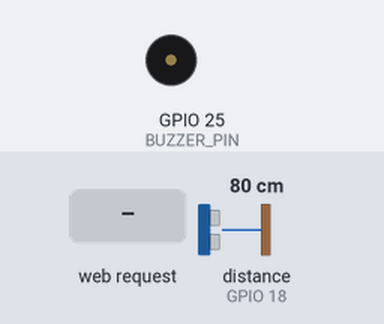
This sketch was run on a simulated ESP32. On the bench: buzzer (waves = sounding, pin HIGH). Wiring (inferred from the names in the program): ultrasonic range finder: trigger GPIO 5; echo GPIO 18. The inputs (shaded band) are chosen by the test bench; at power-on: distance to the obstacle (sensor on GPIO 18) 80 cm. The echo pulse lasts 58.3 µs per cm; WiFi joins after 1.5 s; servers stay silent unless stated; pins used as bus, display or sensor lines are not drawn; what the sketch prints to the serial monitor is not drawn.

Above: at 2.8 s.
2.9 s: distance to the obstacle (sensor on GPIO 18) set to 12 cm
4.4 s: distance to the obstacle (sensor on GPIO 18) set to 9 cm
At 4.58 s:
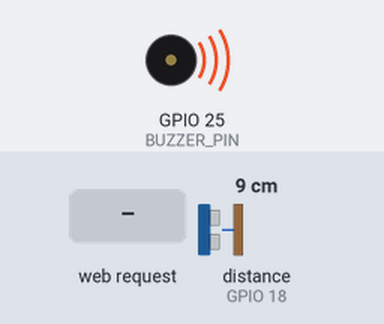
7.4 s: distance to the obstacle (sensor on GPIO 18) set to 13 cm
10.4 s: distance to the obstacle (sensor on GPIO 18) set to 18 cm
12.2 s: distance to the obstacle (sensor on GPIO 18) set to 2 cm
At 12.58 s:
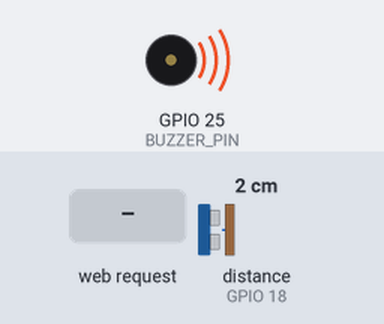
15.2 s: HTTP request GET /mute received
Timing chart, 0 to 17.7 s (numbered marks = the images above; inputs shaded):
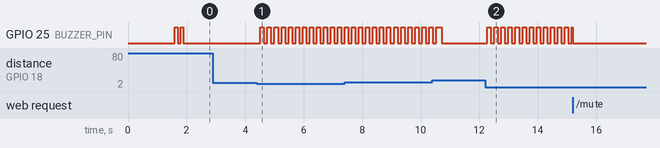

The sketch:

ESP32.ino
```cpp
#include <WiFi.h>
#include <WebServer.h>

// ── WIFI MODE ────────────────────────────────────────────────
#define WIFI_MODE 0        // 0 = AUTO(fallback), 1 = STA only, 2 = AP only

const char* STA_SSID = "YOUR_WIFI_NAME";
const char* STA_PASS = "YOUR_WIFI_PASSWORD";

const char* AP_SSID  = "ROBO_CAR";
const char* AP_PASS  = "robot1234";

const uint32_t STA_TIMEOUT_MS = 12000;

// ── BUZZER ───────────────────────────────────────────────────
#define BUZZER_PIN     25
#define BUZZER_ACTIVE   1     // 1 = active buzzer, 0 = passive buzzer
#define BUZZ_CHANNEL    0     // LEDC channel (passive buzzer only)

// Tones (Hz) — only used for a PASSIVE buzzer
#define TONE_BOOT     1800
#define TONE_ALARM    2600
#define TONE_CLEAR    1500
#define TONE_CLICK    2200

// ── Ultrasonic pins ──────────────────────────────────────────
#define TRIG_PIN  5
#define ECHO_PIN  18

// ── Obstacle thresholds (hysteresis) ─────────────────────────
#define OBST_ON_CM     10
#define OBST_OFF_CM    15
#define CLOSE_CONFIRM   2
#define CLEAR_CONFIRM   4

// ── UART2 to EDVON ───────────────────────────────────────────
#define RXD2 16
#define TXD2 17

WebServer server(80);

// ── State ────────────────────────────────────────────────────
bool     manualMode       = false;
bool     obstacleDetected = false;
bool     muted            = false;
float    distance         = 999;
String   currentAction    = "STOPPED";
String   netInfo          = "";

uint32_t lastUltraCheck = 0;
uint32_t lastKeepAlive  = 0;
uint8_t  closeCount     = 0;
uint8_t  farCount       = 0;

// ── Buzzer state (non-blocking player) ───────────────────────
uint8_t  beepsLeft  = 0;
uint16_t beepFreq   = TONE_CLICK;
uint16_t beepOnMs   = 80;
uint16_t beepOffMs  = 80;
bool     beepIsOn   = false;
uint32_t beepTimer  = 0;
bool     alarmMode  = false;   // repeat forever while true

// ============================================================
//  BUZZER — low level
// ============================================================
void buzzerOn(uint16_t freq) {
  if (muted) return;
#if BUZZER_ACTIVE
  digitalWrite(BUZZER_PIN, HIGH);          // active buzzer: just power it
#else
  #if ESP_ARDUINO_VERSION_MAJOR >= 3
    ledcWriteTone(BUZZER_PIN, freq);       // core 3.x API
  #else
    ledcWriteTone(BUZZ_CHANNEL, freq);     // core 2.x API
  #endif
#endif
}

void buzzerOff() {
#if BUZZER_ACTIVE
  digitalWrite(BUZZER_PIN, LOW);
#else
  #if ESP_ARDUINO_VERSION_MAJOR >= 3
    ledcWriteTone(BUZZER_PIN, 0);
  #else
    ledcWriteTone(BUZZ_CHANNEL, 0);
  #endif
#endif
}

void buzzerSetup() {
#if BUZZER_ACTIVE
  pinMode(BUZZER_PIN, OUTPUT);
  digitalWrite(BUZZER_PIN, LOW);
#else
  #if ESP_ARDUINO_VERSION_MAJOR >= 3
    ledcAttach(BUZZER_PIN, 2000, 8);
  #else
    ledcSetup(BUZZ_CHANNEL, 2000, 8);
    ledcAttachPin(BUZZER_PIN, BUZZ_CHANNEL);
  #endif
  buzzerOff();
#endif
}

// Queue a beep pattern. count = how many beeps (0 with alarm=true -> endless)
void beep(uint8_t count, uint16_t freq, uint16_t onMs, uint16_t offMs) {
  beepsLeft = count;
  beepFreq  = freq;
  beepOnMs  = onMs;
  beepOffMs = offMs;
  beepIsOn  = false;
  beepTimer = 0;              // fire immediately on next update
}

void stopBeeping() {
  beepsLeft = 0;
  alarmMode = false;
  beepIsOn  = false;
  buzzerOff();
}

// Call every loop — advances the beep pattern without blocking
void updateBuzzer() {
  uint32_t now = millis();

  // Keep the alarm going for as long as the obstacle is there
  if (alarmMode && beepsLeft == 0 && !beepIsOn) {
    beepsLeft = 1;            // re-arm one more beep, forever
  }

  if (beepsLeft == 0 && !beepIsOn) return;

  if (!beepIsOn) {
    if (now - beepTimer >= beepOffMs) {
      buzzerOn(beepFreq);
      beepIsOn  = true;
      beepTimer = now;
    }
  } else {
    if (now - beepTimer >= beepOnMs) {
      buzzerOff();
      beepIsOn  = false;
      beepTimer = now;
      if (beepsLeft > 0) beepsLeft--;
    }
  }
}

// ============================================================
//  ULTRASONIC
// ============================================================
float getDistance() {
  digitalWrite(TRIG_PIN, LOW);
  delayMicroseconds(2);
  digitalWrite(TRIG_PIN, HIGH);
  delayMicroseconds(10);
  digitalWrite(TRIG_PIN, LOW);

  long duration = pulseIn(ECHO_PIN, HIGH, 25000);
  if (duration == 0) return 999;
  return duration * 0.034 / 2;
}

void sendToEDVON(char cmd) { Serial2.write(cmd); }

// ============================================================
//  WEB PAGE (UTF-8)
// ============================================================
String getHTML() {
  String page = R"rawhtml(
<!DOCTYPE html>
<html lang="en">
<head>
  <meta charset="UTF-8">
  <meta name="viewport" content="width=device-width, initial-scale=1, maximum-scale=1, user-scalable=no">
  <title>EDVON Robot</title>
  <style>
    :root{
      --bg:#0d1424; --panel:#141d33; --panel-2:#1b2742;
      --line:#26324f; --text:#e8edf7; --muted:#8595b5;
      --accent:#39d3c4; --accent-ink:#04211f;
      --warn:#ff5470; --warn-soft:#2a1730;
      --btn:#1b2742; --btn-active:#39d3c4;
    }
    *{box-sizing:border-box; margin:0; padding:0; -webkit-tap-highlight-color:transparent;}
    body{
      font-family:'Segoe UI',system-ui,-apple-system,Roboto,sans-serif;
      background:radial-gradient(1200px 600px at 50% -10%, #16223d 0%, var(--bg) 60%);
      color:var(--text); min-height:100vh; padding:22px 16px 34px;
      display:flex; flex-direction:column; align-items:center;
    }
    .wrap{width:100%; max-width:380px;}
    header{text-align:center; margin-bottom:18px; position:relative;}
    header h1{font-size:22px; letter-spacing:.3px; font-weight:700;}
    header .dot{color:var(--accent);}
    header p{color:var(--muted); font-size:12.5px; margin-top:3px; letter-spacing:.4px;}
    .mute{
      position:absolute; right:0; top:0; width:38px; height:38px;
      border:1px solid var(--line); border-radius:10px; background:var(--panel);
      display:flex; align-items:center; justify-content:center; cursor:pointer;
    }
    .mute svg{width:19px; height:19px; stroke:var(--accent); fill:none;
      stroke-width:2; stroke-linecap:round; stroke-linejoin:round;}
    .mute.off svg{stroke:var(--muted);}
    .alert{
      display:none; align-items:center; gap:10px;
      background:var(--warn-soft); border:1px solid var(--warn);
      color:var(--warn); border-radius:12px; padding:12px 14px;
      font-weight:600; font-size:14px; margin-bottom:14px;
    }
    .card{
      background:var(--panel); border:1px solid var(--line);
      border-radius:16px; padding:16px 18px; margin-bottom:16px;
    }
    .row{display:flex; justify-content:space-between; align-items:center; padding:9px 0;}
    .row + .row{border-top:1px solid var(--line);}
    .k{color:var(--muted); font-size:13px; letter-spacing:.3px;}
    .v{font-weight:700; font-size:14px;}
    .v.mono{font-family:'Consolas',ui-monospace,monospace; font-size:18px; letter-spacing:.5px;}
    .v.ok{color:var(--accent);} .v.bad{color:var(--warn);}
    .net{color:var(--muted); font-size:11.5px; text-align:center; margin-bottom:14px; letter-spacing:.3px;}
    .prox{margin-top:12px;}
    .prox-track{height:8px; border-radius:999px; background:var(--panel-2); overflow:hidden;}
    .prox-fill{height:100%; width:0%; border-radius:999px;
      background:var(--accent); transition:width .2s linear, background .2s;}
    .modes{display:flex; gap:10px; margin-bottom:16px;}
    .mode{
      flex:1; padding:13px; border:1px solid var(--line); border-radius:12px;
      background:var(--panel); color:var(--muted); font-size:14px; font-weight:700;
      letter-spacing:.4px; cursor:pointer; transition:.15s;
    }
    .mode.active{background:var(--accent); color:var(--accent-ink); border-color:var(--accent);}
    .mode:active{transform:scale(.97);}
    .pad{display:grid; grid-template-columns:repeat(3,1fr); gap:12px;}
    .cell{aspect-ratio:1/1;}
    .empty{visibility:hidden;}
    .btn{
      width:100%; height:100%; border:1px solid var(--line); border-radius:16px;
      background:var(--btn); color:var(--text); display:flex; align-items:center;
      justify-content:center; cursor:pointer; touch-action:none; user-select:none;
      transition:transform .08s, background .12s, border-color .12s;
    }
    .btn:active,.btn.hold{background:var(--btn-active); border-color:var(--btn-active); transform:scale(.94);}
    .btn:active svg,.btn.hold svg{stroke:var(--accent-ink);}
    .btn svg{width:34px; height:34px; stroke:var(--text); stroke-width:2.4; fill:none;
      stroke-linecap:round; stroke-linejoin:round;}
    .stop{border-color:var(--warn);}
    .stop .sq{width:18px; height:18px; border-radius:4px; background:var(--warn);}
    .stop:active,.stop.hold{background:var(--warn); border-color:var(--warn);}
    .stop:active .sq,.stop.hold .sq{background:var(--accent-ink);}
  </style>
</head>
<body>
  <div class="wrap">
    <header>
      <h1><span class="dot">&#9679;</span> EDVON Robot</h1>
      <p>WiFi Controller &nbsp;&middot;&nbsp; Line Follower</p>
      <div class="mute" id="mute" onclick="toggleMute()">
        <svg viewBox="0 0 24 24"><path d="M11 5 6 9H2v6h4l5 4V5z"/><path d="M15.5 8.5a5 5 0 0 1 0 7"/></svg>
      </div>
    </header>

    <div class="alert" id="alert">
      <svg width="20" height="20" viewBox="0 0 24 24" fill="none" stroke="currentColor"
           stroke-width="2.2" stroke-linecap="round" stroke-linejoin="round">
        <path d="M12 9v4M12 17h.01M10.3 3.9 1.8 18a2 2 0 0 0 1.7 3h17a2 2 0 0 0 1.7-3L13.7 3.9a2 2 0 0 0-3.4 0Z"/>
      </svg>
      <span>Obstacle detected &mdash; robot stopped</span>
    </div>

    <div class="card">
      <div class="row"><span class="k">Mode</span><span class="v" id="mode">&mdash;</span></div>
      <div class="row"><span class="k">Distance</span><span class="v mono" id="dist">&mdash; cm</span></div>
      <div class="row"><span class="k">Obstacle</span><span class="v ok" id="obst">Clear</span></div>
      <div class="row"><span class="k">Action</span><span class="v ok" id="action">&mdash;</span></div>
      <div class="prox">
        <div class="prox-track"><div class="prox-fill" id="prox"></div></div>
      </div>
    </div>

    <div class="net" id="net"></div>

    <div class="modes">
      <button class="mode" id="mAuto"   onclick="setMode('A')">AUTO</button>
      <button class="mode" id="mManual" onclick="setMode('M')">MANUAL</button>
    </div>

    <div class="pad">
      <div class="cell empty"></div>
      <div class="cell">
        <div class="btn" data-cmd="F"><svg viewBox="0 0 24 24"><path d="M12 19V5M5 12l7-7 7 7"/></svg></div>
      </div>
      <div class="cell empty"></div>

      <div class="cell">
        <div class="btn" data-cmd="L"><svg viewBox="0 0 24 24"><path d="M19 12H5M12 19l-7-7 7-7"/></svg></div>
      </div>
      <div class="cell">
        <div class="btn stop" onclick="tap('S')"><div class="sq"></div></div>
      </div>
      <div class="cell">
        <div class="btn" data-cmd="R"><svg viewBox="0 0 24 24"><path d="M5 12h14M12 5l7 7-7 7"/></svg></div>
      </div>

      <div class="cell empty"></div>
      <div class="cell">
        <div class="btn" data-cmd="B"><svg viewBox="0 0 24 24"><path d="M12 5v14M5 12l7 7 7-7"/></svg></div>
      </div>
      <div class="cell empty"></div>
    </div>
  </div>

  <script>
    function send(c){ fetch('/cmd?c=' + c); }
    function tap(c){ send(c); }
    function toggleMute(){ fetch('/mute'); }

    // Hold buttons: repeat while held (feeds the EDVON watchdog)
    document.querySelectorAll('.btn[data-cmd]').forEach(function(b){
      var cmd = b.getAttribute('data-cmd');
      var timer = null;
      var press = function(e){
        e.preventDefault();
        b.classList.add('hold');
        send(cmd);
        if (timer) clearInterval(timer);
        timer = setInterval(function(){ send(cmd); }, 200);
      };
      var release = function(){
        b.classList.remove('hold');
        if (timer){ clearInterval(timer); timer = null; }
        send('S');
      };
      b.addEventListener('pointerdown', press);
      b.addEventListener('pointerup', release);
      b.addEventListener('pointerleave', release);
      b.addEventListener('pointercancel', release);
    });

    function setMode(m){
      send(m);
      document.getElementById('mAuto').classList.toggle('active', m==='A');
      document.getElementById('mManual').classList.toggle('active', m==='M');
    }

    setInterval(function(){
      fetch('/status').then(function(r){return r.json();}).then(function(d){
        var dist = d.dist;
        document.getElementById('dist').innerText = (dist >= 999 ? '\u2014 cm' : dist.toFixed(1) + ' cm');

        var obst = document.getElementById('obst');
        obst.innerText = d.obst ? 'Detected' : 'Clear';
        obst.className = 'v ' + (d.obst ? 'bad' : 'ok');

        var act = document.getElementById('action');
        act.innerText = d.action;
        act.className = 'v ' + (d.obst ? 'bad' : 'ok');

        document.getElementById('mode').innerText = d.mode;
        document.getElementById('net').innerText  = d.net;
        document.getElementById('alert').style.display = d.obst ? 'flex' : 'none';
        document.getElementById('mAuto').classList.toggle('active', d.mode==='AUTO');
        document.getElementById('mManual').classList.toggle('active', d.mode==='MANUAL');
        document.getElementById('mute').classList.toggle('off', d.mute);

        var pct = dist >= 999 ? 0 : Math.max(0, Math.min(100, (1 - dist/50) * 100));
        var fill = document.getElementById('prox');
        fill.style.width = pct + '%';
        fill.style.background = d.obst ? 'var(--warn)' : 'var(--accent)';
      }).catch(function(){});
    }, 400);
  </script>
</body>
</html>
)rawhtml";
  return page;
}

// ============================================================
//  ROUTES
// ============================================================
void handleRoot() {
  server.send(200, "text/html; charset=UTF-8", getHTML());
}

void handleMute() {
  muted = !muted;
  if (muted) buzzerOff();
  else       beep(1, TONE_CLICK, 60, 60);   // confirm unmute
  server.send(200, "text/plain", "OK");
}

void handleCmd() {
  if (server.hasArg("c")) {
    char c = server.arg("c").charAt(0);

    if (c == 'M') { manualMode = true;  currentAction = "MANUAL"; beep(2, TONE_CLICK, 50, 60); }
    if (c == 'A') { manualMode = false; currentAction = "AUTO";   beep(1, TONE_CLICK, 50, 60); }

    if (manualMode && !obstacleDetected) {
      if (c == 'F') currentAction = "FORWARD";
      if (c == 'B') currentAction = "BACKWARD";
      if (c == 'L') currentAction = "LEFT";
      if (c == 'R') currentAction = "RIGHT";
      if (c == 'S') currentAction = "STOPPED";
    }

    // Block movement while an obstacle is present; always allow S / A / M
    if (!obstacleDetected || c == 'S' || c == 'A' || c == 'M') {
      sendToEDVON(c);
    }
  }
  server.send(200, "text/plain", "OK");
}

void handleStatus() {
  String json = "{";
  json += "\"dist\":"     + String(distance, 1) + ",";
  json += "\"obst\":"     + String(obstacleDetected ? "true" : "false") + ",";
  json += "\"mute\":"     + String(muted ? "true" : "false") + ",";
  json += "\"mode\":\""   + String(manualMode ? "MANUAL" : "AUTO") + "\",";
  json += "\"action\":\"" + currentAction + "\",";
  json += "\"net\":\""    + netInfo + "\"";
  json += "}";
  server.send(200, "application/json", json);
}

// ============================================================
//  WIFI
// ============================================================
bool startStation() {
  Serial.println("Station mode: joining router...");
  WiFi.mode(WIFI_STA);
  WiFi.begin(STA_SSID, STA_PASS);

  uint32_t start = millis();
  while (WiFi.status() != WL_CONNECTED && millis() - start < STA_TIMEOUT_MS) {
    delay(400);
    Serial.print(".");
  }
  Serial.println();

  if (WiFi.status() == WL_CONNECTED) {
    netInfo = "STA " + String(STA_SSID) + "  |  " + WiFi.localIP().toString();
    Serial.println("Connected to router.");
    Serial.print("Open on your phone:  http://");
    Serial.println(WiFi.localIP());
    return true;
  }
  Serial.println("Router connection FAILED.");
  return false;
}

void startAccessPoint() {
  Serial.println("Access Point mode: creating hotspot...");
  WiFi.mode(WIFI_AP);
  WiFi.softAP(AP_SSID, AP_PASS);
  delay(300);

  IPAddress ip = WiFi.softAPIP();
  netInfo = "AP " + String(AP_SSID) + "  |  " + ip.toString();
  Serial.println("Hotspot started.");
  Serial.print("1) Connect phone to WiFi:  "); Serial.println(AP_SSID);
  Serial.print("2) Password:               "); Serial.println(AP_PASS);
  Serial.print("3) Open in browser:  http://"); Serial.println(ip);
}

void setupWiFi() {
#if   WIFI_MODE == 1
  if (!startStation()) Serial.println("STA-only: no network. Check SSID/password.");
#elif WIFI_MODE == 2
  startAccessPoint();
#else
  if (!startStation()) {
    Serial.println("Falling back to hotspot...");
    startAccessPoint();
  }
#endif
}

// ============================================================
//  SETUP & LOOP
// ============================================================
void setup() {
  Serial.begin(115200);
  Serial2.begin(9600, SERIAL_8N1, RXD2, TXD2);

  pinMode(TRIG_PIN, OUTPUT);
  pinMode(ECHO_PIN, INPUT);
  buzzerSetup();

  setupWiFi();

  server.on("/",       handleRoot);
  server.on("/cmd",    handleCmd);
  server.on("/mute",   handleMute);
  server.on("/status", handleStatus);
  server.begin();
  Serial.println("Web server running.");

  sendToEDVON('A');
  beep(2, TONE_BOOT, 90, 110);   // ready
}

void loop() {
  server.handleClient();
  updateBuzzer();                 // non-blocking beep engine
  uint32_t now = millis();

  // ---- Ultrasonic: hysteresis + debounce ----
  if (now - lastUltraCheck > 70) {
    lastUltraCheck = now;
    distance = getDistance();

    if (distance > 0 && distance < OBST_ON_CM) { closeCount++; farCount = 0; }
    else if (distance > OBST_OFF_CM)           { farCount++;  closeCount = 0; }
    // 10-15cm dead-band: hold current state

    if (!obstacleDetected && closeCount >= CLOSE_CONFIRM) {
      obstacleDetected = true;
      currentAction = "OBSTACLE STOP";
      alarmMode = true;                        // start urgent alarm
      beep(1, TONE_ALARM, 120, 120);
      Serial.println("Obstacle -> STOP");
    }
    if (obstacleDetected && farCount >= CLEAR_CONFIRM) {
      obstacleDetected = false;
      currentAction = manualMode ? "MANUAL" : "AUTO RESUME";
      stopBeeping();                           // cancel alarm
      beep(1, TONE_CLEAR, 70, 70);             // single "all clear"
      Serial.println("Clear -> resume");
    }
  }

  // ---- Continuous command refresh (survives a dropped byte) ----
  if (obstacleDetected) {
    if (now - lastKeepAlive > 70)  { lastKeepAlive = now; sendToEDVON('X'); }
  } else if (!manualMode) {
    if (now - lastKeepAlive > 250) { lastKeepAlive = now; sendToEDVON('A'); }
  }
}
```

Measured:
- the behaviour switches between 11 and 10 cm on distance to the obstacle (sensor on GPIO 18) (found by bisection; images 0 and 1)
- after the input at 2.9 s, every drawn part: stays the same
- after the input at 4.4 s, GPIO 25 (BUZZER_PIN): alternates HIGH for 0.12 s and LOW for 0.12 s, starting after 0.13 s
- after the input at 12.2 s, GPIO 25 (BUZZER_PIN): alternates HIGH for 0.12 s and LOW for 0.12 s, starting after 0.08 s
- by itself, GPIO 25 (BUZZER_PIN): alternates HIGH for 0.09 s and LOW for 0.11 s, 4 changes in all, then stays LOW
